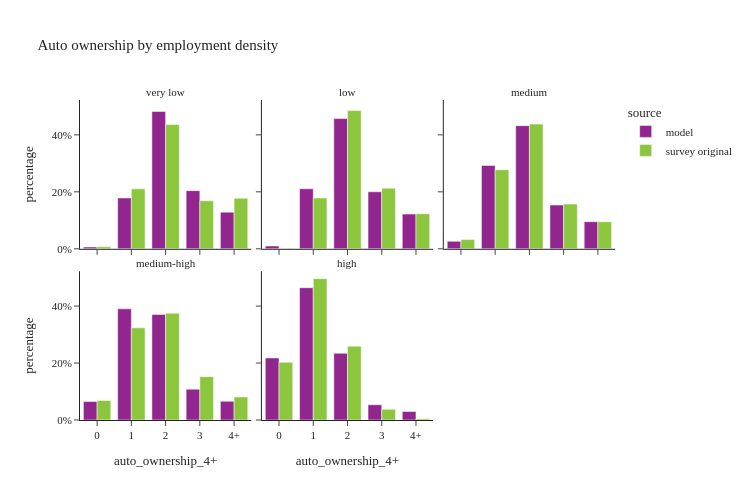

Notebook source saved alongside this figure:
### Code cell
util.plot_share_facetbar(hh_data.dropna(subset=['log_emptot_1_group']), 'hh_weight', share_col="auto_ownership_4+", title="Auto ownership by employment density", 
                            facet_col="log_emptot_1_group", facet_col_wrap=3, height=500, orientation='v')

### Figure 1 — Plotly figure (JSON) as saved in the notebook; plotly's stock layout.template omitted (floating-point values rounded to 4 significant figures)
{"data": [{"alignmentgroup": "True", "customdata": [[1386], [38710], [104666], [44303], [27904]], "hovertemplate": "source=model<br>log_emptot_1_group=very low<br>auto_ownership_4+=%{x}<br>percentage=%{y}<br>sample_size=%{customdata[0]}<extra></extra>", "legendgroup": "model", "marker": {"color": "#91268F", "pattern": {"shape": ""}}, "name": "model", "offsetgroup": "model", "orientation": "v", "showlegend": true, "textposition": "auto", "type": "bar", "x": ["0", "1", "2", "3", "4+"], "xaxis": "x4", "y": [0.006388, 0.1784, 0.4824, 0.2042, 0.1286], "yaxis": "y4"}, {"alignmentgroup": "True", "customdata": [[2124], [45743], [99179], [43419], [26441]], "hovertemplate": "source=model<br>log_emptot_1_group=low<br>auto_ownership_4+=%{x}<br>percentage=%{y}<br>sample_size=%{customdata[0]}<extra></extra>", "legendgroup": "model", "marker": {"color": "#91268F", "pattern": {"shape": ""}}, "name": "model", "offsetgroup": "model", "orientation": "v", "showlegend": false, "textposition": "auto", "type": "bar", "x": ["0", "1", "2", "3", "4+"], "xaxis": "x5", "y": [0.009792, 0.2109, 0.4572, 0.2002, 0.1219], "yaxis": "y5"}, {"alignmentgroup": "True", "customdata": [[11378], [127006], [187618], [66643], [41343]], "hovertemplate": "source=model<br>log_emptot_1_group=medium<br>auto_ownership_4+=%{x}<br>percentage=%{y}<br>sample_size=%{customdata[0]}<extra></extra>", "legendgroup": "model", "marker": {"color": "#91268F", "pattern": {"shape": ""}}, "name": "model", "offsetgroup": "model", "orientation": "v", "showlegend": false, "textposition": "auto", "type": "bar", "x": ["0", "1", "2", "3", "4+"], "xaxis": "x6", "y": [0.02622, 0.2926, 0.4323, 0.1536, 0.09526], "yaxis": "y6"}, {"alignmentgroup": "True", "customdata": [[28196], [169373], [160865], [47048], [28538]], "hovertemplate": "source=model<br>log_emptot_1_group=medium-high<br>auto_ownership_4+=%{x}<br>percentage=%{y}<br>sample_size=%{customdata[0]}<extra></extra>", "legendgroup": "model", "marker": {"color": "#91268F", "pattern": {"shape": ""}}, "name": "model", "offsetgroup": "model", "orientation": "v", "showlegend": false, "textposition": "auto", "type": "bar", "x": ["0", "1", "2", "3", "4+"], "xaxis": "x", "y": [0.06496, 0.3902, 0.3706, 0.1084, 0.06575], "yaxis": "y"}, {"alignmentgroup": "True", "customdata": [[94525], [201545], [101650], [23281], [12968]], "hovertemplate": "source=model<br>log_emptot_1_group=high<br>auto_ownership_4+=%{x}<br>percentage=%{y}<br>sample_size=%{customdata[0]}<extra></extra>", "legendgroup": "model", "marker": {"color": "#91268F", "pattern": {"shape": ""}}, "name": "model", "offsetgroup": "model", "orientation": "v", "showlegend": false, "textposition": "auto", "type": "bar", "x": ["0", "1", "2", "3", "4+"], "xaxis": "x2", "y": [0.2178, 0.4644, 0.2342, 0.05365, 0.02988], "yaxis": "y2"}, {"alignmentgroup": "True", "customdata": [[5], [95], [160], [51], [26]], "hovertemplate": "source=survey original<br>log_emptot_1_group=very low<br>auto_ownership_4+=%{x}<br>percentage=%{y}<br>sample_size=%{customdata[0]}<extra></extra>", "legendgroup": "survey original", "marker": {"color": "#8CC63E", "pattern": {"shape": ""}}, "name": "survey original", "offsetgroup": "survey original", "orientation": "v", "showlegend": true, "textposition": "auto", "type": "bar", "x": ["0", "1", "2", "3", "4+"], "xaxis": "x4", "y": [0.007239, 0.2104, 0.436, 0.1688, 0.1775], "yaxis": "y4"}, {"alignmentgroup": "True", "customdata": [[2], [69], [140], [56], [25]], "hovertemplate": "source=survey original<br>log_emptot_1_group=low<br>auto_ownership_4+=%{x}<br>percentage=%{y}<br>sample_size=%{customdata[0]}<extra></extra>", "legendgroup": "survey original", "marker": {"color": "#8CC63E", "pattern": {"shape": ""}}, "name": "survey original", "offsetgroup": "survey original", "orientation": "v", "showlegend": false, "textposition": "auto", "type": "bar", "x": ["0", "1", "2", "3", "4+"], "xaxis": "x5", "y": [0.0008687, 0.1781, 0.4852, 0.2127, 0.1231], "yaxis": "y5"}, {"alignmentgroup": "True", "customdata": [[16], [200], [255], [76], [35]], "hovertemplate": "source=survey original<br>log_emptot_1_group=medium<br>auto_ownership_4+=%{x}<br>percentage=%{y}<br>sample_size=%{customdata[0]}<extra></extra>", "legendgroup": "survey original", "marker": {"color": "#8CC63E", "pattern": {"shape": ""}}, "name": "survey original", "offsetgroup": "survey original", "orientation": "v", "showlegend": false, "textposition": "auto", "type": "bar", "x": ["0", "1", "2", "3", "4+"], "xaxis": "x6", "y": [0.03249, 0.2776, 0.4377, 0.1571, 0.09504], "yaxis": "y6"}, {"alignmentgroup": "True", "customdata": [[80], [425], [294], [71], [30]], "hovertemplate": "source=survey original<br>log_emptot_1_group=medium-high<br>auto_ownership_4+=%{x}<br>percentage=%{y}<br>sample_size=%{customdata[0]}<extra></extra>", "legendgroup": "survey original", "marker": {"color": "#8CC63E", "pattern": {"shape": ""}}, "name": "survey original", "offsetgroup": "survey original", "orientation": "v", "showlegend": false, "textposition": "auto", "type": "bar", "x": ["0", "1", "2", "3", "4+"], "xaxis": "x", "y": [0.06835, 0.3235, 0.3752, 0.1523, 0.08075], "yaxis": "y"}, {"alignmentgroup": "True", "customdata": [[536], [905], [265], [35], [18]], "hovertemplate": "source=survey original<br>log_emptot_1_group=high<br>auto_ownership_4+=%{x}<br>percentage=%{y}<br>sample_size=%{customdata[0]}<extra></extra>", "legendgroup": "survey original", "marker": {"color": "#8CC63E", "pattern": {"shape": ""}}, "name": "survey original", "offsetgroup": "survey original", "orientation": "v", "showlegend": false, "textposition": "auto", "type": "bar", "x": ["0", "1", "2", "3", "4+"], "xaxis": "x2", "y": [0.2027, 0.4963, 0.2593, 0.03766, 0.003981], "yaxis": "y2"}], "layout": {"annotations": [{"font": {}, "showarrow": false, "text": "medium-high", "x": 0.16, "xanchor": "center", "xref": "paper", "y": 0.465, "yanchor": "bottom", "yref": "paper"}, {"font": {}, "showarrow": false, "text": "high", "x": 0.5, "xanchor": "center", "xref": "paper", "y": 0.465, "yanchor": "bottom", "yref": "paper"}, {"font": {}, "showarrow": false, "text": "very low", "x": 0.16, "xanchor": "center", "xref": "paper", "y": 1.0, "yanchor": "bottom", "yref": "paper"}, {"font": {}, "showarrow": false, "text": "low", "x": 0.5, "xanchor": "center", "xref": "paper", "y": 1.0, "yanchor": "bottom", "yref": "paper"}, {"font": {}, "showarrow": false, "text": "medium", "x": 0.84, "xanchor": "center", "xref": "paper", "y": 1.0, "yanchor": "bottom", "yref": "paper"}], "barmode": "group", "height": 500, "legend": {"title": {"text": "source"}, "tracegroupgap": 0}, "title": {"text": "Auto ownership by employment density"}, "width": 750, "xaxis": {"anchor": "y", "domain": [0.0, 0.32], "title": {"text": "auto_ownership_4+"}}, "xaxis2": {"anchor": "y2", "domain": [0.34, 0.66], "matches": "x", "title": {"text": "auto_ownership_4+"}}, "xaxis3": {"anchor": "y3", "domain": [0.68, 1.0], "matches": "x", "title": {"text": "auto_ownership_4+"}}, "xaxis4": {"anchor": "y4", "domain": [0.0, 0.32], "matches": "x", "showticklabels": false}, "xaxis5": {"anchor": "y5", "domain": [0.34, 0.66], "matches": "x", "showticklabels": false}, "xaxis6": {"anchor": "y6", "domain": [0.68, 1.0], "matches": "x", "showticklabels": false}, "yaxis": {"anchor": "x", "domain": [0.0, 0.465], "tickformat": ".0%", "title": {"text": "percentage"}}, "yaxis2": {"anchor": "x2", "domain": [0.0, 0.465], "matches": "y", "showticklabels": false, "tickformat": ".0%"}, "yaxis3": {"anchor": "x3", "domain": [0.0, 0.465], "matches": "y", "showticklabels": false, "tickformat": ".0%"}, "yaxis4": {"anchor": "x4", "domain": [0.535, 1.0], "matches": "y", "tickformat": ".0%", "title": {"text": "percentage"}}, "yaxis5": {"anchor": "x5", "domain": [0.535, 1.0], "matches": "y", "showticklabels": false, "tickformat": ".0%"}, "yaxis6": {"anchor": "x6", "domain": [0.535, 1.0], "matches": "y", "showticklabels": false, "tickformat": ".0%"}}}
